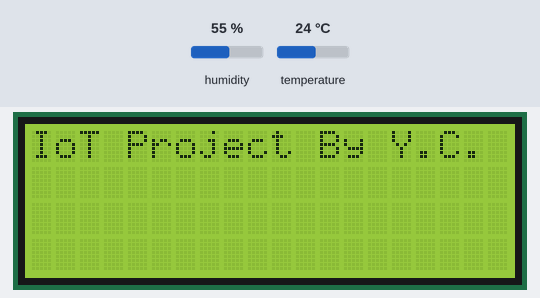
A sketch run on a simulated Arduino Uno, built with avr-gcc and run on an emulated ATmega328P. On the bench: 20×4 character LCD. Inputs (shaded band) come from the test bench; at power-on: humidity 55 %, temperature 24 °C. What the sketch prints to the serial monitor is not drawn.

Above: at 0.83 s.
At 1.2 s:
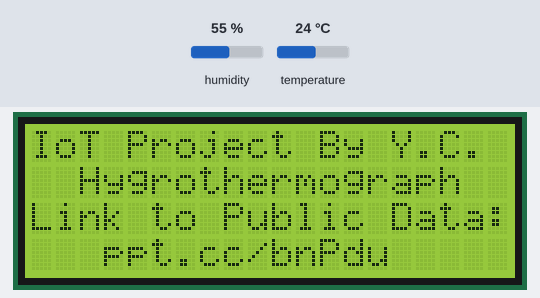
At 26.1 s:
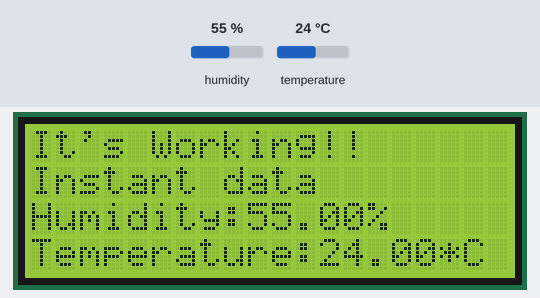
At 31.78 s:
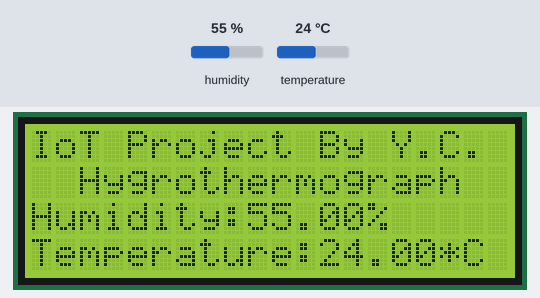

Measured:
- what the display in image 1 shows lasts 24.8 s, from 1.1 s to 25.9 s
- what the display in image 2 shows lasts 5.5 s, from 26.1 s to 31.6 s

The sketch:

DHT11_ThingSpeak_LCD.ino
```cpp
#include <SoftwareSerial.h>
#include "DHT.h"
#include <Timer.h>
//for LCD
#include <Wire.h>
#include <LiquidCrystal_I2C.h>

#define DHTPIN 2
#define DHTTYPE DHT11
SoftwareSerial mySerial(7, 8); // RX, TX
DHT dht(DHTPIN, DHTTYPE);
LiquidCrystal_I2C lcd(0x3F, 2, 1, 0, 4, 5, 6, 7, 3, POSITIVE);  // Set the LCD I2C address
Timer upload;   //使用Timer函式庫之every(毫秒,呼叫函式) ，每6秒上傳一次溫濕度，這樣做可空出loop()
Timer instant_data;

void uploadToThingSpeak(){
    float h = dht.readHumidity();
    float t = dht.readTemperature();
    if (isnan(h) || isnan(t)) {
      Serial.println("Failed to read from DHT sensor!");
      return;
    }
    sendValueToThingSpeak(h,t);
}

void LCD_print_data(){

  float h = dht.readHumidity();
  float t = dht.readTemperature();

  lcd.setCursor(0,0);
  lcd.print("It's Working!!      ");
  delay(50);

  lcd.setCursor(0,1);
  lcd.print("Instant data      ");
  delay(50);

  lcd.setCursor(0,2);
  lcd.print("Humidity:");
  lcd.print(h);
  lcd.print("%     ");
  delay(50);

  lcd.setCursor(0,3);
  lcd.print("Temperature:");
  lcd.print(t);
  lcd.print("*C ");
  delay(5500);
}

void sendValueToThingSpeak(float Hum,float Tem)
{
  mySerial.print("IoT+{1:" + String(Hum) + "},{2:" + String(Tem) + "}");
  Serial.print("Sent Humidity:");
  Serial.print(Hum);
  Serial.println("% to thingspeak.com");
  Serial.print("Sent Temperature:");
  Serial.print(Tem);
  Serial.println("*C to thingspeak.com");
  Serial.println("----------------------");
}

void setup() {
  Serial.begin(9600);
  mySerial.begin(9600);
  dht.begin();
  /*--------------LCD-------------*/
  lcd.begin(20,4);         // initialize the lcd for 20 chars 4 lines and turn on backlight

  for(int i = 0; i< 2; i++) //背光閃爍三次
  {
    lcd.backlight();
    delay(150);
    lcd.noBacklight();
    delay(150);
  }
  lcd.backlight();
  /*------------------------------*/
  upload.every(6000, uploadToThingSpeak); // 每經過6000毫秒，就會呼叫uploadToThingSpeak
  instant_data.every(25000, LCD_print_data);
}

void loop() {
  upload.update();
  instant_data.update();

  lcd.setCursor(0,0);
  lcd.print("IoT Project By Y.C.");
  delay(100);

  lcd.setCursor(0,1);
  lcd.print("  Hygrothermograph  ");
  delay(100);

  lcd.setCursor(0,2);
  lcd.print("Link to Public Data:");
  delay(100);

  lcd.setCursor(0,3);
  lcd.print("   ppt.cc/bnPdu     ");
  delay(100);
}
```
